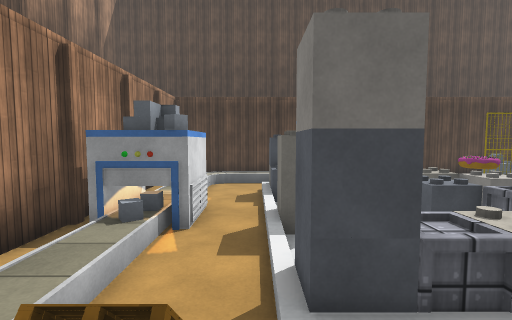
view 1 (above)

15 first-person views from a walk through a Unity game level. The camera is 1.5 m above the floor, tilts 4° down and sees 85° across. The floor is counted in squares, 1 m on a side. Each view is taken from the middle of a square. On the plan, view 1 faces up. The plan holds only what a view shows up to about 14 squares ahead; the rest is blank. The place goes on beyond the plan. Surface patterns are stand-ins for the level's own textures.

view 2
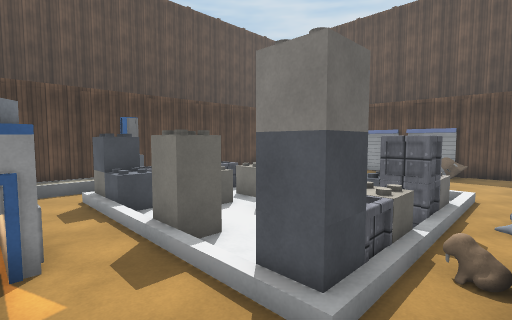

view 3
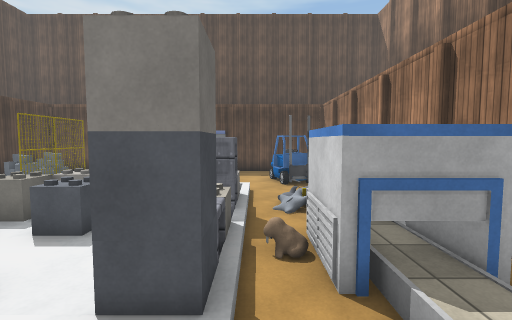

view 4
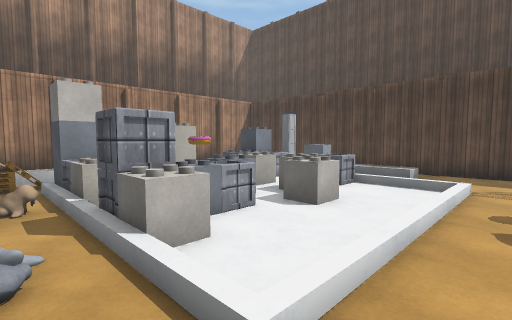

view 5
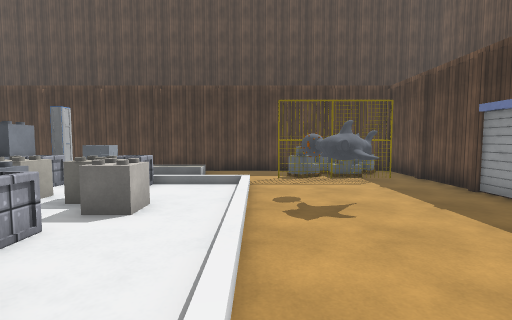

view 6
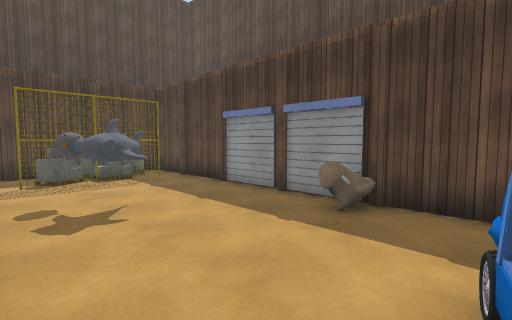

view 7
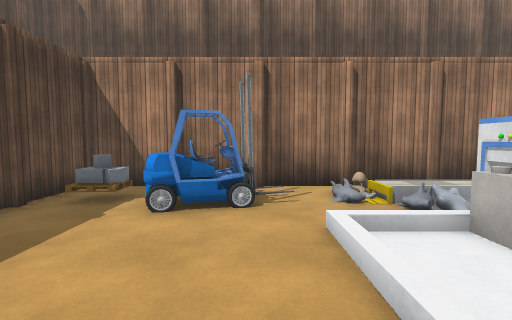

view 8
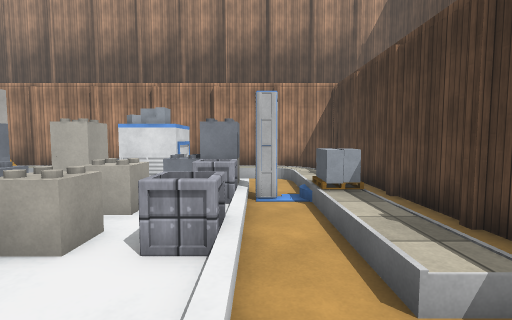

view 9
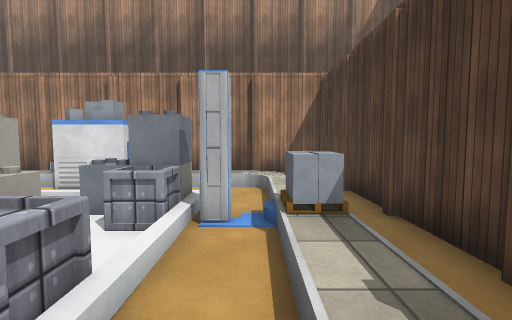

view 10
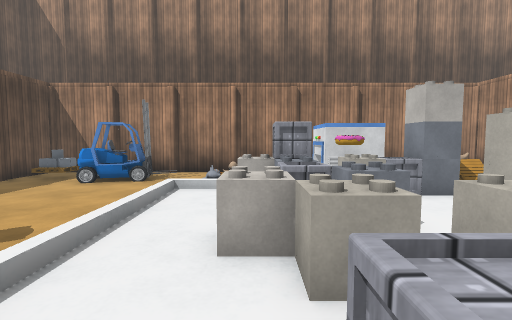

view 11
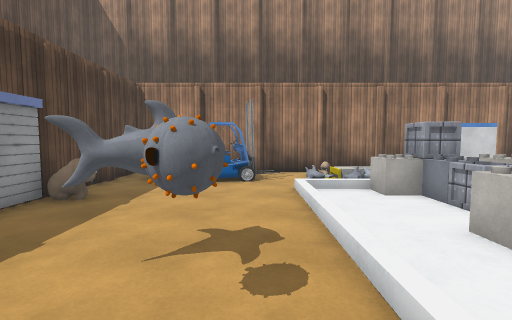

view 12
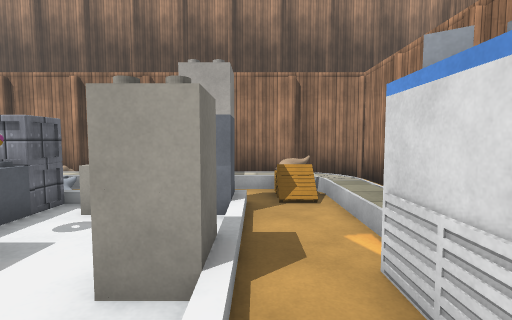

view 13
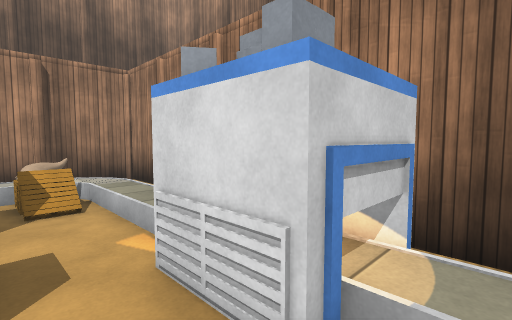

view 14
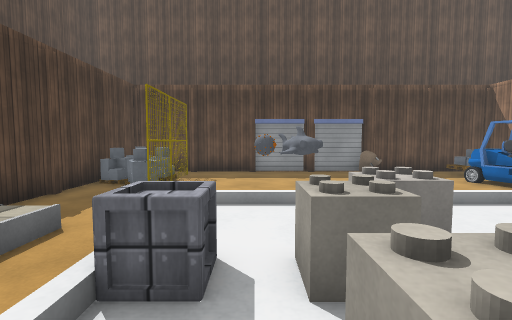

view 15
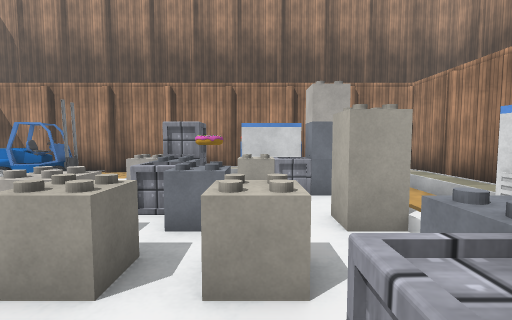

### Floor plan
Key: @ floor where view 1 was taken; # wall or solid block; . main floor; : floor 0.5 m higher than the main floor; / step, stairs or slope; = window, fence, low wall or low ledge; ^ raised ledge; O other object.
Columns run from 4 left of view 1 to 16 right of it. Each row starts with its distance up from view 1.
 15 #####################
 14 #   ............====#
 13 # /:::^^:::....=.=###
 12 #//.../.......#######
 11 #//.//#///////......#
 10 #//./OO..O.../......#
  9 #//./O.......//#....#
  8 ###./..O.OO../.##...#
  7  ##./.....O../.##...#
  6 ###./O..O..../......#
  5 #//./...OO.../......#
  4 #//./....O.../....=^#
  3 #//./OOO.OO../.....##
  2 #///..O.............#
  1 #//=..##..//../=#...#
  0 #.::@###:::///=##.O.#
 -1 #    ###  .=/..  ...#
 -2 ###### ##############

Positions as (right, up) in squares from view 1, and headings:
1: (0, 0), facing up
2: (-2, 1), facing up-right
3: (-2, 2), facing right
4: (10, 1), facing up-left
5: (9, 1), facing up
6: (9, 1), facing up-right
7: (10, 7), facing down
8: (9, 11), facing left
9: (7, 12), facing left
10: (6, 11), facing down
11: (10, 11), facing down
12: (0, 9), facing down
13: (0, 9), facing down-left
14: (2, 9), facing right
15: (3, 11), facing down
